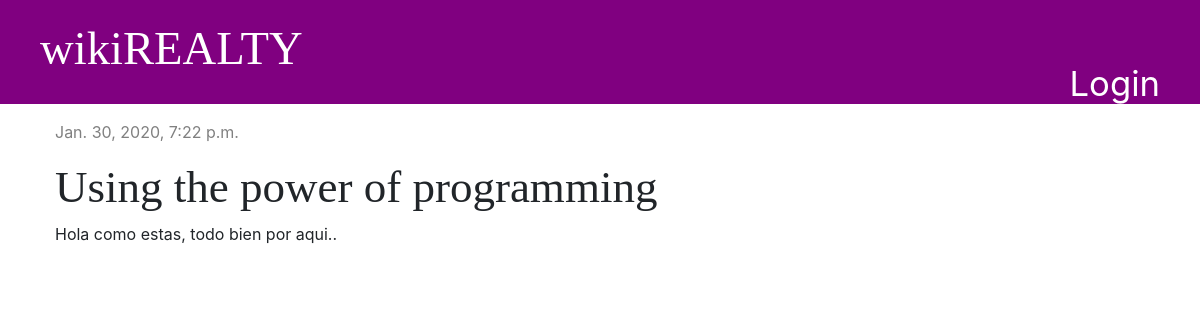
The app's page /post/2/ with its own data.
### blog/models.py (models this page shows, shortened)
class Post(models.Model):
    title = models.CharField(max_length=200)
    author = models.ForeignKey('auth.User', on_delete=models.CASCADE)
    text = models.TextField()
    created_date = models.DateTimeField(default=timezone.now)
    published_date = models.DateTimeField(blank=True, null=True)

### blog/views.py (the view)
# urls.py: path('post/<int:pk>/', views.post_detail, name='post_detail'),
def post_detail(request, pk):
    post = get_object_or_404(Post, pk=pk)
    stuff_for_frontend = {'post':post}
    return render(request, 'blog/post_detail.html', stuff_for_frontend)

### blog/templates/blog/post_detail.html (shortened to what this page needs)
{% extends 'blog/base.html' %}
{% block content %}
    <div class="post">
        {% if post.published_date %}
            <p><div class="date">
                    {{ post.published_date }}
            </div></p>
        {% endif %}
        <h1>{{ post.title }}</h1>
        <p>{{ post.text|linebreaksbr }}</p>
    </div>
{% endblock %}

### blog/static/css/blog.css (style rules this page uses)
h1, h2, h3, h4 { font-family: 'Tangerine', 'Inconsolata'; font-size: 45px; }
.date { color: grey; }
.post { margin-bottom: 70px; align-content: left; }

### records on screen
Post: published_date "Jan. 30, 2020, 7:22 p.m.", title "Using the power of programming", text "Hola como estas, todo bien por aqui.."
